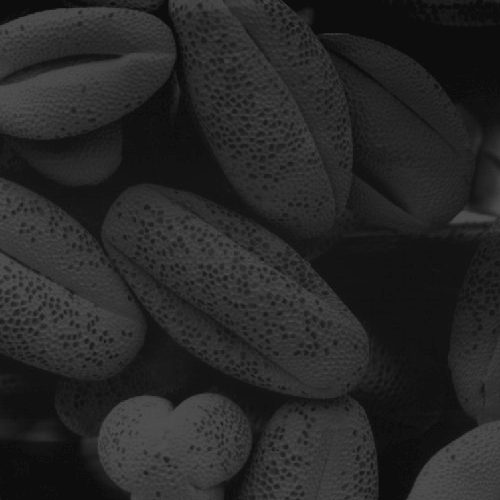
#> input picture homework/01_hist_eq/images/Stone.tif, 500 x 500 px
$ python main.py
#> lines starting #> are read from the running program, lines starting #| are printed output that depends on the picture
#> in main, original is the input picture: shape (500, 500, 3); min 13, max 83, mean 38.7
### homework/01_hist_eq/src/histogram_equalization.py
#!/usr/bin/env python3
import numpy as np
import matplotlib.pyplot as plt

from logger_setup import logger


def transformation(gray, args):
    gray_flat = gray.flatten()
    image_out_flat = np.empty(gray_flat.shape, dtype=np.uint8)

   # Step 1. Define range of intensities
    r_i = np.arange(0,2**args.bits, dtype=np.uint8)
    r_i_count = np.zeros(r_i.shape, dtype=np.uint64)
    s_i = np.zeros(r_i.shape, dtype=np.uint8)

    # Step 2. Count occurences of pixels with same intensity value
    for pixel in gray_flat:
        r_i_count[pixel] += 1
#> this loop made 250000 passes
#> pixel on passes 1 to 3: 13, 13, 13
#> after the loop, r_i_count = 256 values, max 17718 at index 13, min 0 at index 0, mean 976.6

    # Step 3. Calculate probability of occurrence for each intensity level
    p_r = r_i_count / sum(r_i_count)
#> p_r = 256 values, max 0.0709 at index 13, min 0 at index 0, mean 0.00391

    # Step 4. Cumulative sum
    r_cumsum = p_r.cumsum()
#> r_cumsum = 256 values from 0 to 1

    # Step 5. Mapping of pixel intensities between the original image and the processed one
    s_i = r_cumsum * (2**args.bits-1)
#> s_i = 256 values from 0 to 255
    s_i = np.floor(s_i)

    # Apply transformation function
    for ii,pixel in enumerate(gray_flat):
        image_out_flat[ii] = s_i[np.where(r_i == pixel)]

    s_i_count = np.zeros(r_i.shape, dtype=np.uint64)
    for pixel in image_out_flat:
        s_i_count[pixel] += 1
#> this loop made 250000 passes
#> pixel on passes 1 to 3: 18, 18, 18
#> after the loop, s_i_count = 256 values, max 18320 at index 18, min 0 at index 0, mean 976.6

    image_out = image_out_flat.reshape(gray.shape)
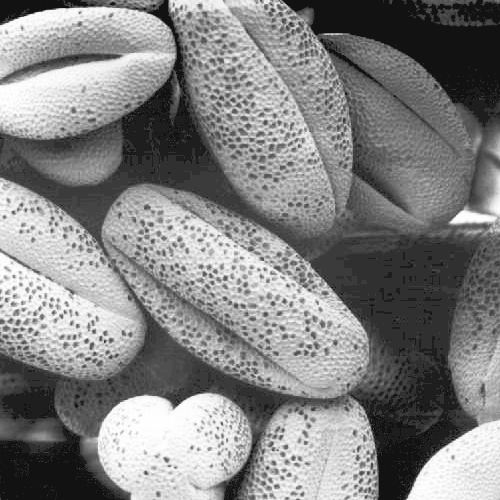
#> image_out: shape (500, 500); min 18, max 255, mean 130.5

    # Save/show plots
    if args.kernel_size == -1:
        if args.save:
            save_dir = args.image.split('.tif')[0]
            logger.info(save_dir)

        fig = _plt_bar(r_i,r_i_count, title='Histogram of original image', xlabel='intensity value', ylabel='number of pixels')
        if args.save:
            fig.savefig(f'{save_dir}/2.png')
        if args.show:
            plt.show()

        fig = _plt_bar(r_i,s_i_count, title='Histogram of processed image', xlabel='intensity value', ylabel='number of pixels')
        if args.save:
            fig.savefig(f'{save_dir}/3.png')
        if args.show:
            plt.show()

        if args.save:
            fig = _plt_plot(r_i,s_i,title='Transformation function', xlabel='r_i', ylabel='s_i')
            fig.savefig(f'{save_dir}/4.png')
        if args.show:
            plt.show()

    return image_out


# [7 lines left out: function _plt_plot, not called in this run]


def _plt_bar(x, height, title='title', xlabel='x', ylabel='y'):
    fig = plt.figure()
    plt.title(title)
    plt.xlabel(xlabel)
    plt.ylabel(ylabel)
    plt.bar(x,height)
    return fig

### homework/01_hist_eq/src/arg_parse.py
#!/usr/bin/env python3
import argparse
import sys

#######################  parser  ###########################################
class ArgParse(object):
    def __init__(self, args):
        self._args = self._parse_args(args)

    @property
    def args(self):
        return self._args

    def _parse_args(self, args):
        self._parser = argparse.ArgumentParser()
        self._parser.add_argument('--debug', action='store_true', help='turn on logging.debug. [Default: logging.info]')
        self._parser.add_argument('--image', '-i', default='./../images/Stone.tif', help="path to input image [Default: ./../images/Stone.tif]")
        self._parser.add_argument('--bits','-b', type=int, default=8, help='set display colors. [Default: 8 bits [N=256]',)
        self._parser.add_argument('--show', action='store_true', default=False, help='chose not to show matplotlib plot. [Default: False]',)
        self._parser.add_argument('--save', action='store_true', default=False, help='chose not to show matplotlib plot. [Default: False]',)
        self._parser.add_argument('--kernel-size', type=int, default=-1, help='turn on local enhancement [Default: -1]')
        return self._parser.parse_args(args)


#######################  parser call  #######################################
args = ArgParse(args = sys.argv[1:]).args
print(args)

### homework/01_hist_eq/src/main.py
#!/usr/bin/env python3
import os
import sys

import cv2
import matplotlib.pyplot as plt
import numpy as np

from arg_parse import args
from histogram_equalization import transformation
from logger_setup import logger

os.environ['DISPLAY'] = ':0'


def main():
    # Load image
    cwd = os.getcwd()
    assert os.path.exists(os.path.join(cwd,args.image))
    original = cv2.imread(args.image)
    gray = cv2.cvtColor(original, cv2.COLOR_BGR2GRAY)

    # Apply histogram equalization
    image_out = transformation(gray, args)
    logger.debug(original.shape)
    logger.debug(gray.shape)
    logger.debug(image_out.shape)

    if args.save:
        # Save images and their respective histograms
        save_dir = args.image.split('.tif')[0]

        cv2.imwrite(f"{save_dir}/0.png",gray)
        cv2.imwrite(f"{save_dir}/1.png",image_out)

    if args.show:
        cv2.imshow("gray",gray)
        cv2.waitKey(0)

        cv2.imshow("out",image_out)
        cv2.waitKey(0)

        cv2.destroyAllWindows()

    return

if __name__ == '__main__':
    sys.exit(main())
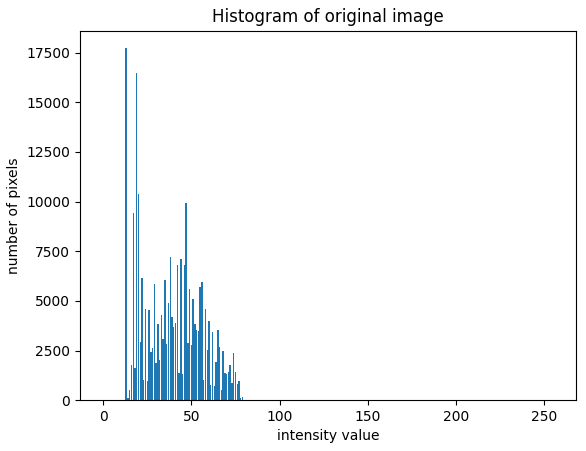
#> figure drawn by matplotlib, 1 panel; tallest bar 17718 high, from x = 12.6 to 13.4
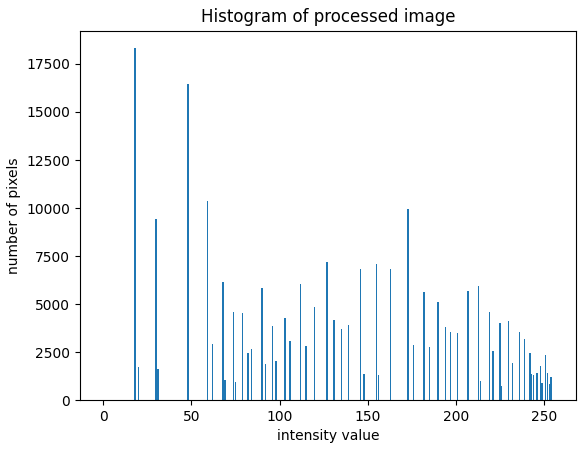
#> figure drawn by matplotlib, 1 panel; tallest bar 18320 high, from x = 17.6 to 18.4
#> (the program exits here)
